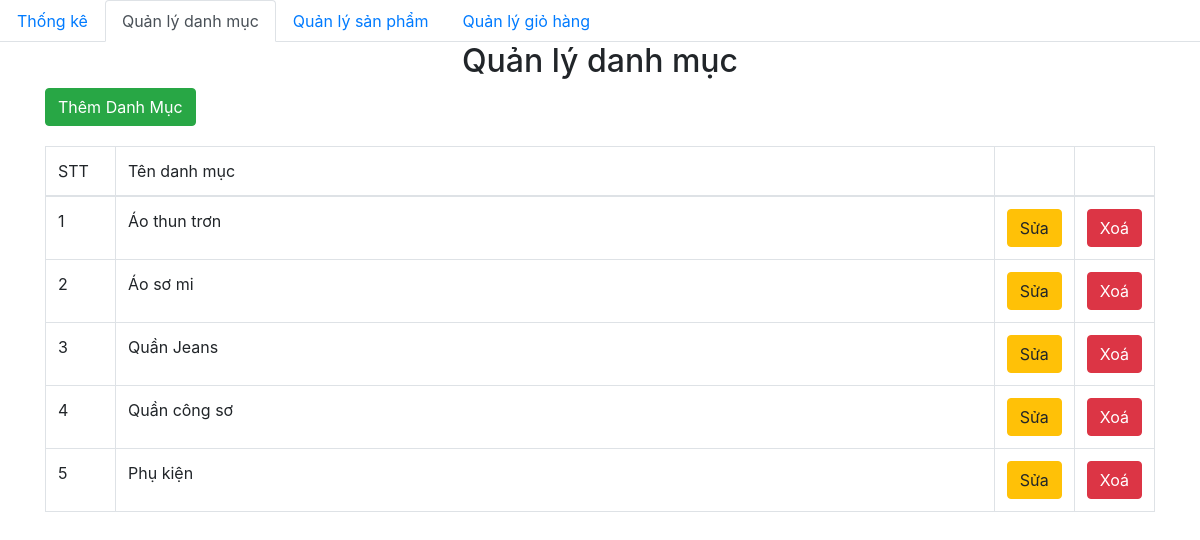
The page /admin/category/index.php on the database its author committed.
### tables this page shows
CREATE TABLE `category` (
  `id` int(11) NOT NULL,
  `name` varchar(255) NOT NULL,
  `img` varchar(255) NOT NULL
);

### database/dbhelper.php (called while the page is built, shortened)
<?php
function executeResult($sql)
{
	$conn = mysqli_connect(HOST, USERNAME, PASSWORD, DATABASE);
	$query = mysqli_query($conn, $sql);
	$data   = [];
	while ($row = mysqli_fetch_array($query, 1)) {
		$data[] = $row;
	}
	return $data;
}

### admin/category/index.php (the view, shortened to what this page needs)
<?php
require_once('../../database/dbhelper.php');
?>
<!DOCTYPE html>
<html>
<head>
    <link rel="stylesheet" href="https://maxcdn.bootstrapcdn.com/bootstrap/4.4.1/css/bootstrap.min.css">
</head>
<body>
    <ul class="nav nav-tabs">
    <li class="nav-item">
            <a class="nav-link" href="../index.php">Thống kê</a>
        </li>
        <li class="nav-item">
            <a class="nav-link active" href="../category/">Quản lý danh mục</a>
        </li>
        <li class="nav-item">
            <a class="nav-link" href="../product/">Quản lý sản phẩm</a>
        </li>
        <li class="nav-item">
            <a class="nav-link" href="../dashboard.php">Quản lý giỏ hàng</a>
        </li>
    </ul>
    <div class="container">
        <div class="panel panel-primary">
            <div class="panel-heading">
                <h2 class="text-center">Quản lý danh mục</h2>
            </div>
            <a href="add.php">
                <button class=" btn btn-success" style="margin-bottom:20px">Thêm Danh Mục</button>
            </a>
            <table class="table table-bordered table-hover">
                <thead>
                    <tr>
                        <td width="70px">STT</td>
                        <td>Tên danh mục</td>
                        <td width="50px"></td>
                        <td width="50px"></td>
                    </tr>
                </thead>
                <tbody>
                    <?php
                    $sql = 'select * from category';
                    $categoryList = executeResult($sql);
                    $index = 1;
                    foreach ($categoryList as $item) {
                        echo '  <tr>
                    <td>' . ($index++) . '</td>
                    <td>' . $item['name'] . '</td>
                    <td>
                        <a href="add.php?id=' . $item['id'] . '">
                            <button class=" btn btn-warning">Sửa</button>
                        </a>
                    </td>
                    <td>
                    <a href="delete.php?id=' . $item['id'] . '">
                        <button class="btn btn-danger">Xoá</button>
                    </a>
                    </td>
                </tr>';
                    }
                    ?>
                </tbody>
            </table>
        </div>
    </div>
</body>
</html>

### rows shown on the page
category: name "Áo thun trơn"
category: name "Áo sơ mi"
category: name "Quần Jeans"
category: name "Quần công sơ"
category: name "Phụ kiện"
